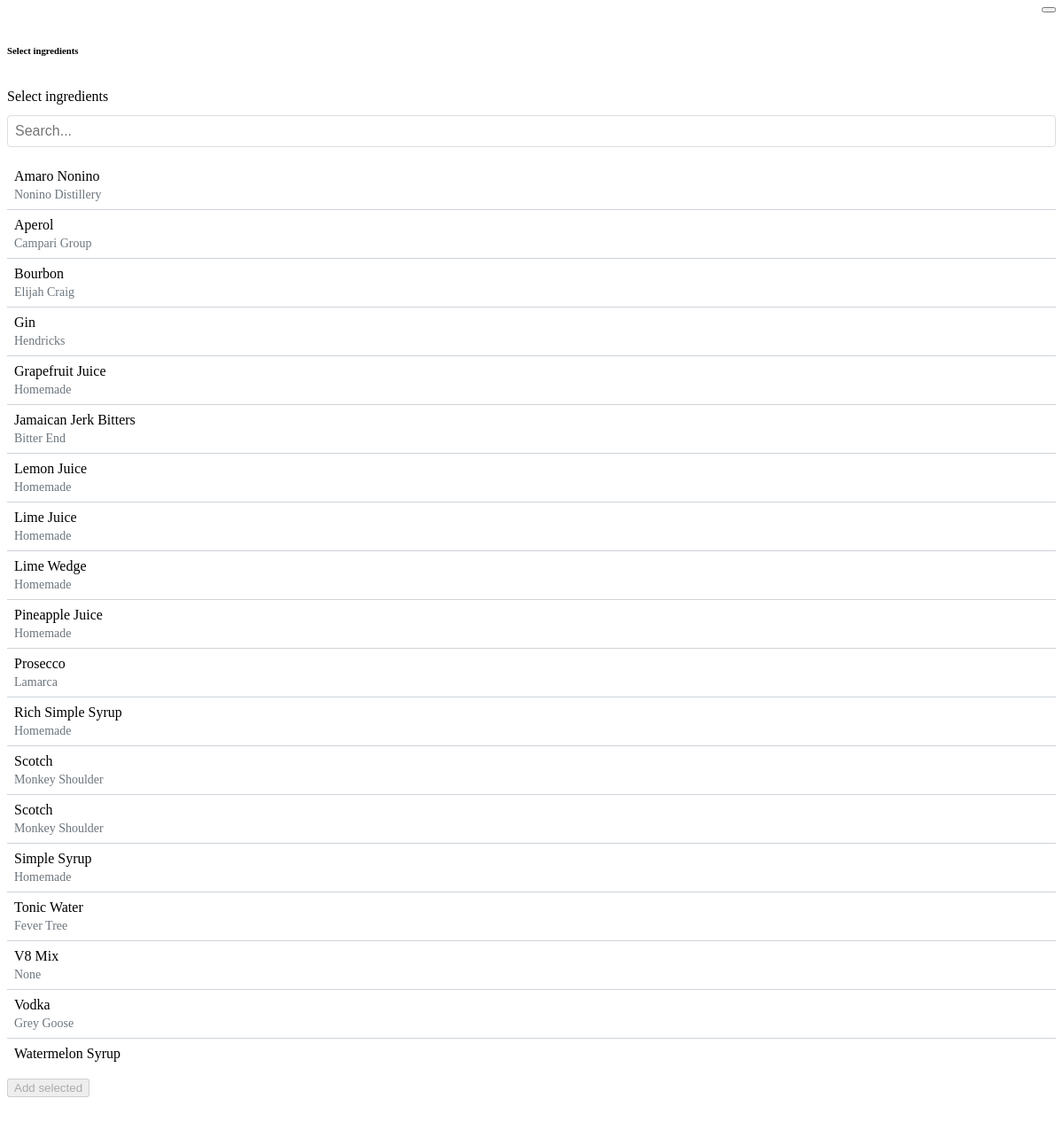
/cocktails/create/ingredient-search/, run on the app's committed database.
### ingredients/models.py (models this page shows, shortened)
class Ingredient(models.Model):
    TYPE_CHOICES = [
        ('spirit', 'Spirit'),
        ('modified_spirit', 'Modified Spirit'),
        ('citrus', 'Citrus'),
        ('bitters', 'Bitters'),
        ('liqueur', 'Liqueur'),
        ('sweetener', 'Sweetener'),
        ('fruit_puree', 'Fruit/Puree'),
        ('herb_spice', 'Herb/Spice'),
        ('garnish', 'Garnish'),
        ('dairy_cream', 'Dairy/Cream'),
        ('syrup_flavoring', 'Syrup/Flavoring'),
        ('vegetable', 'Vegetable'),
        ('wine_fortified_wine', 'Wine/Fortified Wine'),
        ('extract', 'Extract'),
        ('ice', 'Ice'),
    ]
    name = models.CharField(max_length=100)
    ingredient_type = models.CharField(max_length=20, choices=TYPE_CHOICES)
    brand = models.CharField(max_length=100, blank=True, null=True)
    abv = models.DecimalField("Alcohol by Volume (%)", max_digits=5, decimal_places=1, blank=True, null=True)
    sweetness = models.DecimalField("Sweetness (%)", max_digits=5, decimal_places=2, blank=True, null=True)
    acid = models.DecimalField("Acid (%)", max_digits=5, decimal_places=2, blank=True, null=True)
    instructions = models.TextField("How to create", blank=True, null=True)

### ingredients/views.py (the view)
# urls.py: path('create/ingredient-search/',IngredientComponentListView.as_view(),name='cocktail-ingredient-search'),
class IngredientComponentListView(ListView):
    model = Ingredient
    context_object_name = 'ingredients'
    template_name = 'ingredients/partials/cocktail_ingredient_search.html'
    def get_queryset(self):
        return Ingredient.objects.all().order_by("name")

### ingredients/templates/ingredients/partials/cocktail_ingredient_search.html (shortened to what this page needs)
{% load static %}
<div class="ingredient-search-comp">
    <div class="form-group ingredient-search-header">
        <button class="modal-header__closeImg" data-dismiss="modal">
        </button>
        <h6>Select ingredients</h6>
        <label for="searchCocktailIngredient" class="sr-only">Select ingredients</label>
        <input class="ingredient-search-input" type="text" name="searchCocktailIngredient" placeholder="Search...">
    </div>
    <div class="ingredient-search__container">
        {% for ingredient in ingredients %}
        <div
            class="ingredient-search-item"
            data-id="ingredient-{{ingredient.id}}"
            data-toggle="select"
            data-search="true">
            <div class="ingredient-item-header">
                <h6>{{ ingredient.name }}</h6>
                <small>{{ ingredient.brand }}</small>
            </div>
        </div>
        {% endfor %}
    </div>
    <div class="ingredient-search-footer">
        <button
            id="ingredient-add-button"
            type="submit"
            class="button button-primary"
            disabled
            data-dismiss="modal"
            >Add selected</button>
    </div>
</div>

### ingredients/templates/ingredients/partials/cocktail_ingredient_search.html (style rules this page uses)
.ingredient-search-comp { display: flex; flex-direction: column; max-height: 80vh; border-radius: .5rem; }
.ingredient-search-header { margin-bottom: 16px; display: flex; flex-direction: column; gap: .75rem; }
.ingredient-search-header button { align-self: flex-end; }
.ingredient-search-input { width: 100%; padding: 8px; font-size: 16px; border: 1px solid #ddd; border-radius: 4px; }
.ingredient-search__container { flex: 1; overflow-y: auto; border-radius: 4px; }
.ingredient-search-item { display: flex; justify-content: space-between; cursor: pointer; align-items: center; padding: .5rem; border-bottom: 1px solid #ced4da; transition: background-color 0.2s ease; }
.ingredient-search-item:last-child { border-bottom: none; }
.ingredient-item-header { display: flex; flex-direction: column; align-items: flex-start; }
.ingredient-item-header h6 { margin-bottom: .25rem; margin-top: 0; font-size: 1rem; font-weight: 500; }
.ingredient-item-header small { color: #6c757d; font-size: .875rem; }
.ingredient-search-footer { display: block; width: 100%; margin-top: 1rem; }

### data on the page
Ingredient: name "Amaro Nonino", brand "Nonino Distillery"
Ingredient: name "Aperol", brand "Campari Group"
Ingredient: name "Bourbon", brand "Elijah Craig"
Ingredient: name "Gin", brand "Hendricks"
Ingredient: name "Grapefruit Juice", brand "Homemade"
Ingredient: name "Jamaican Jerk Bitters", brand "Bitter End"
Ingredient: name "Lemon Juice", brand "Homemade"
Ingredient: name "Lime Juice", brand "Homemade"
Ingredient: name "Lime Wedge", brand "Homemade"
Ingredient: name "Pineapple Juice", brand "Homemade"
Ingredient: name "Prosecco", brand "Lamarca"
Ingredient: name "Rich Simple Syrup", brand "Homemade"
Ingredient: name "Scotch", brand "Monkey Shoulder"
Ingredient: name "Scotch", brand "Monkey Shoulder"
Ingredient: name "Simple Syrup", brand "Homemade"
Ingredient: name "Tonic Water", brand "Fever Tree"
Ingredient: name "V8 Mix", brand "None"
Ingredient: name "Vodka", brand "Grey Goose"
Ingredient: name "Watermelon Syrup"
